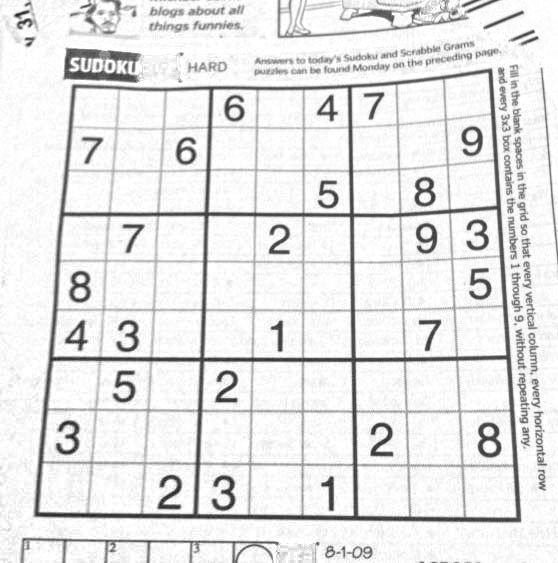
#> input picture 2_Computer_Science/Pattern_Recognition/hw/Homework1/images/sudoku.png, 558 x 563 px
$ python code.py   (older library calls are emulated)
#> lines starting #> are read from the running program, lines starting #| are printed output that depends on the picture; after the words box and inside, x2 and y2 are one past the last pixel; in counts of white or black regions, pixels touching at a corner belong together
import cv2
import numpy as np
from skimage.feature import hog


def harris_corner_detection(img_path):
    img = cv2.imread(img_path)
    gray = cv2.cvtColor(img, cv2.COLOR_BGR2GRAY)

    Ix = cv2.Sobel(gray, cv2.CV_64F, 1, 0, ksize=3)
    Iy = cv2.Sobel(gray, cv2.CV_64F, 0, 1, ksize=3)

    window_size = 3
    k = 0.04 # Harris parameter α

    Ix2 = cv2.GaussianBlur(Ix**2, (window_size, window_size), 0)
    Iy2 = cv2.GaussianBlur(Iy**2, (window_size, window_size), 0)
    Ixy = cv2.GaussianBlur(Ix * Iy, (window_size, window_size), 0)

    det = Ix2 * Iy2 - Ixy**2
    trace = Ix2 + Iy2
    R = det - k * trace**2

    threshold = 0.01 * R.max()
    R[R < threshold] = 0
    R = cv2.dilate(R, None)
    keypoints = np.argwhere(R > 0)
    return keypoints

def draw_keypoints(img_path, keypoints):
    img = cv2.imread(img_path)
    output = img.copy()
    for y, x in keypoints:
        cv2.circle(output, (x, y), 1, (0, 0, 255), -1)
    return output


def match_sift_features(img1_path, img2_path):
    img1 = cv2.imread(img1_path)
    img2 = cv2.imread(img2_path)
    gray1 = cv2.cvtColor(img1, cv2.COLOR_BGR2GRAY)
    gray2 = cv2.cvtColor(img2, cv2.COLOR_BGR2GRAY)

    sift = cv2.SIFT_create()
    keypoints1, descriptors1 = sift.detectAndCompute(gray1, None)
    keypoints2, descriptors2 = sift.detectAndCompute(gray2, None)

    bf = cv2.BFMatcher(cv2.NORM_L2, crossCheck=True)
    matches = bf.match(descriptors1, descriptors2)

    matches = sorted(matches, key=lambda x: x.distance)

    match_img = cv2.drawMatches(img1, keypoints1, img2, keypoints2, matches[:50], None, flags=cv2.DrawMatchesFlags_NOT_DRAW_SINGLE_POINTS)

    return keypoints1, keypoints2, descriptors1, descriptors2, matches, match_img

def match_hog_features(img1_path, img2_path):
    img1 = cv2.imread(img1_path)
    img2 = cv2.imread(img2_path)
    gray1 = cv2.cvtColor(img1, cv2.COLOR_BGR2GRAY)
    gray2 = cv2.cvtColor(img2, cv2.COLOR_BGR2GRAY)

    # detector = cv2.SIFT_create(nfeatures=100)
    detector = cv2.SIFT_create()
    keypoints1 = detector.detect(gray1, None)
    keypoints2 = detector.detect(gray2, None)

    hog_params = dict(orientations=8, pixels_per_cell=(4, 4), cells_per_block=(2, 2), visualize=False)

    def compute_hog_descriptors(image, keypoints, params):
        descriptors = []
        valid_kps = []
        for kp in keypoints:
            x, y = int(kp.pt[0]), int(kp.pt[1])
            if 8 <= x < image.shape[1]-8 and 8 <= y < image.shape[0]-8:
                window = image[y-8:y+8, x-8:x+8]
                desc = hog(window, **params)
                descriptors.append(desc)
                valid_kps.append(kp)
        return np.array(descriptors, dtype=np.float32), valid_kps

    descriptors1, valid_keypoints1 = compute_hog_descriptors(gray1, keypoints1, hog_params)
    descriptors2, valid_keypoints2 = compute_hog_descriptors(gray2, keypoints2, hog_params)

    bf = cv2.BFMatcher(cv2.NORM_L2, crossCheck=True)
    matches = bf.match(descriptors1, descriptors2)
    matches = sorted(matches, key=lambda x: x.distance)

    match_img = cv2.drawMatches(img1, valid_keypoints1, img2, valid_keypoints2,
                               matches[:50], None,
                               flags=cv2.DrawMatchesFlags_NOT_DRAW_SINGLE_POINTS)

    return valid_keypoints1, valid_keypoints2, descriptors1, descriptors2, matches, match_img

def stitch_images_with_ransac(img1, keypoints1, img2, keypoints2, matches):
    src_pts = np.float32([keypoints1[m.queryIdx].pt for m in matches]).reshape(-1, 1, 2)
    dst_pts = np.float32([keypoints2[m.trainIdx].pt for m in matches]).reshape(-1, 1, 2)

    M, mask = cv2.findHomography(src_pts, dst_pts, cv2.RANSAC, 5.0)

    h1, w1 = img1.shape[:2]
    h2, w2 = img2.shape[:2]

    pts = np.float32([[0, 0], [0, h1-1], [w1-1, h1-1], [w1-1, 0]]).reshape(-1, 1, 2)
    dst = cv2.perspectiveTransform(pts, M)

    min_x = min(0, dst[0][0][0], dst[1][0][0], dst[2][0][0], dst[3][0][0])
    min_y = min(0, dst[0][0][1], dst[1][0][1], dst[2][0][1], dst[3][0][1])
    max_x = max(w2, dst[0][0][0], dst[1][0][0], dst[2][0][0], dst[3][0][0])
    max_y = max(h2, dst[0][0][1], dst[1][0][1], dst[2][0][1], dst[3][0][1])

    translation_matrix = np.array([
        [1, 0, -min_x],
        [0, 1, -min_y],
        [0, 0, 1]
    ])
    M_translated = translation_matrix.dot(M)

    stitched_width = int(max_x - min_x)
    stitched_height = int(max_y - min_y)
    stitched_img = np.zeros((stitched_height, stitched_width, 3), dtype=np.uint8)

    cv2.warpPerspective(img1, M_translated, (stitched_width, stitched_height), stitched_img)

    stitched_img[-int(min_y):h2-int(min_y), -int(min_x):w2-int(min_x)] = img2

    return stitched_img

def stitch_multiple_images(image_paths):
    result = cv2.imread(image_paths[0])

    for i in range(1, len(image_paths)):
        img = cv2.imread(image_paths[i])

        sift = cv2.SIFT_create()

        gray_result = cv2.cvtColor(result, cv2.COLOR_BGR2GRAY)
        gray_img = cv2.cvtColor(img, cv2.COLOR_BGR2GRAY)

        keypoints1, descriptors1 = sift.detectAndCompute(gray_result, None)
        keypoints2, descriptors2 = sift.detectAndCompute(gray_img, None)

        FLANN_INDEX_KDTREE = 1
        index_params = dict(algorithm=FLANN_INDEX_KDTREE, trees=5)
        search_params = dict(checks=50)
        flann = cv2.FlannBasedMatcher(index_params, search_params)

        matches = flann.knnMatch(descriptors1, descriptors2, k=2)

        good_matches = []
        for m, n in matches:
            if m.distance < 0.7 * n.distance:
                good_matches.append(m)

        if len(good_matches) > 10:
            src_pts = np.float32([keypoints1[m.queryIdx].pt for m in good_matches]).reshape(-1, 1, 2)
            dst_pts = np.float32([keypoints2[m.trainIdx].pt for m in good_matches]).reshape(-1, 1, 2)

            M, mask = cv2.findHomography(src_pts, dst_pts, cv2.RANSAC, 5.0)

            h1, w1 = result.shape[:2]
            h2, w2 = img.shape[:2]

            pts = np.float32([[0, 0], [0, h1-1], [w1-1, h1-1], [w1-1, 0]]).reshape(-1, 1, 2)
            dst = cv2.perspectiveTransform(pts, M)

            min_x = min(0, dst[0][0][0], dst[1][0][0], dst[2][0][0], dst[3][0][0])
            min_y = min(0, dst[0][0][1], dst[1][0][1], dst[2][0][1], dst[3][0][1])
            max_x = max(w2, dst[0][0][0], dst[1][0][0], dst[2][0][0], dst[3][0][0])
            max_y = max(h2, dst[0][0][1], dst[1][0][1], dst[2][0][1], dst[3][0][1])

            translation_matrix = np.array([
                [1, 0, -min_x],
                [0, 1, -min_y],
                [0, 0, 1]
            ])
            M_translated = translation_matrix.dot(M)

            stitched_width = int(max_x - min_x)
            stitched_height = int(max_y - min_y)
            stitched_img = np.zeros((stitched_height, stitched_width, 3), dtype=np.uint8)

            cv2.warpPerspective(result, M_translated, (stitched_width, stitched_height), stitched_img)

            stitched_img[-int(min_y):h2-int(min_y), -int(min_x):w2-int(min_x)] = img

            result = stitched_img

    return result


if __name__ == '__main__':
    import os
    import time

    os.makedirs('results', exist_ok=True)

    # 1. Harris corner detection
    suduku_img_path = 'images/sudoku.png'
    suduku_keypoints = harris_corner_detection(suduku_img_path)
#> in harris_corner_detection, img is the input picture: shape (563, 558, 3); min 27, max 255, mean 229.5
#> in harris_corner_detection, `threshold = 0.01 * R.max()`: threshold = 107250832.4
#> in harris_corner_detection, `keypoints = np.argwhere(R > 0)`: keypoints = 29995 pairs, first value 0 to 562, second value 12 to 548
#> suduku_keypoints has the same summary as keypoints in harris_corner_detection
    suduku_output = draw_keypoints(suduku_img_path, suduku_keypoints)
#> the loop in draw_keypoints, `for y, x in keypoints:` made 29995 passes
#> x on passes 1 to 3: 26, 27, 28
#> after the loop in draw_keypoints, `for y, x in keypoints:`: output: shape (563, 558, 3); 13.31% of pixels changed, all inside (x1, y1, x2, y2) = (11, 0, 550, 563)
    cv2.imwrite('results/sudoku_keypoints.png', suduku_output)

    uttower1_img_path = 'images/uttower1.jpg'
    uttower1_keypoints = harris_corner_detection(uttower1_img_path)
#> call 2 of harris_corner_detection, with img_path = 'images/uttower1.jpg'
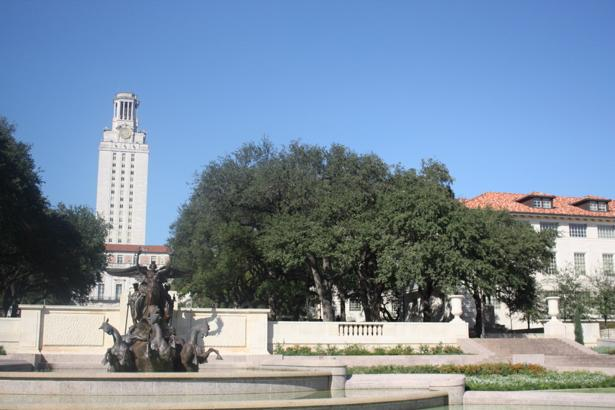
#> input picture 2_Computer_Science/Pattern_Recognition/hw/Homework1/images/uttower1.jpg, 615 x 410 px
#> in harris_corner_detection, img is the input picture: shape (410, 615, 3); mean B, G, R 159, 140, 121.9
#> in harris_corner_detection (call 2), `threshold = 0.01 * R.max()`: threshold = 197532252.7
#> in harris_corner_detection (call 2), `keypoints = np.argwhere(R > 0)`: keypoints = 21429 pairs, first value 93 to 407, second value 0 to 614
#> uttower1_keypoints has the same summary as keypoints in harris_corner_detection
    uttower1_output = draw_keypoints(uttower1_img_path, uttower1_keypoints)
#> the loop in draw_keypoints (call 2), `for y, x in keypoints:` made 21429 passes
#> (y, x) on passes 1 to 3: (93, 129), (93, 130), (93, 131)
#> after the loop in draw_keypoints (call 2), `for y, x in keypoints:`: output: shape (410, 615, 3); 12.48% of pixels changed, all inside (x1, y1, x2, y2) = (0, 92, 615, 409)
    cv2.imwrite('results/uttower1_keypoints.png', uttower1_output)

    uttower2_img_path = 'images/uttower2.jpg'
    uttower2_keypoints = harris_corner_detection(uttower2_img_path)
#> call 3 of harris_corner_detection, with img_path = 'images/uttower2.jpg'
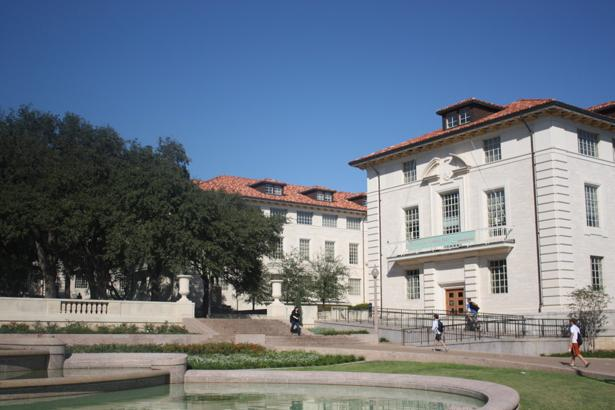
#> input picture 2_Computer_Science/Pattern_Recognition/hw/Homework1/images/uttower2.jpg, 615 x 410 px
#> in harris_corner_detection, img is the input picture: shape (410, 615, 3); mean B, G, R 132.1, 118.9, 107.7
#> in harris_corner_detection (call 3), `threshold = 0.01 * R.max()`: threshold = 183399405.1
#> in harris_corner_detection (call 3), `keypoints = np.argwhere(R > 0)`: keypoints = 21488 pairs, first value 97 to 409, second value 0 to 614
#> uttower2_keypoints has the same summary as keypoints in harris_corner_detection
    uttower2_output = draw_keypoints(uttower2_img_path, uttower2_keypoints)
#> call 3 of draw_keypoints, with img_path = 'images/uttower2.jpg', keypoints = array of shape (21488, 2)
#> the loop in draw_keypoints (call 3), `for y, x in keypoints:` made 21488 passes
#> (y, x) on passes 1 to 3: (97, 470), (97, 471), (97, 472)
#> after the loop in draw_keypoints (call 3), `for y, x in keypoints:`:
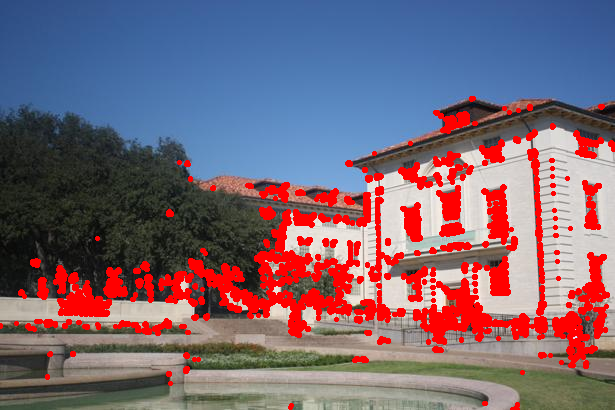
#> output: shape (410, 615, 3); 12.45% of pixels changed, all inside (x1, y1, x2, y2) = (0, 96, 615, 410)
    cv2.imwrite('results/uttower2_keypoints.png', uttower2_output)

    # 2. SIFT and HOG feature matching
    uttower1_path = 'images/uttower1.jpg'
    uttower2_path = 'images/uttower2.jpg'

    # SIFT feature matching
    start_time = time.time()
    kp1_sift, kp2_sift, desc1_sift, desc2_sift, matches_sift, match_img_sift = match_sift_features(uttower1_path, uttower2_path)
#> in match_sift_features, `keypoints1, descriptors1 = sift.detectAndCompute(gray1, None)`: keypoints1 = 1970 keypoints; strongest (x, y, size): (386, 315, 1.9), (419, 300, 2.1), (541, 330, 4.2), (372, 326, 1.9)
#> in match_sift_features, `keypoints2, descriptors2 = sift.detectAndCompute(gray2, None)`: keypoints2 = 1592 keypoints; strongest (x, y, size): (575, 330, 5.8), (264, 312, 4.1), (474, 307, 5.3), (79, 297, 3.2)
#> in match_sift_features, `matches = bf.match(descriptors1, descriptors2)`: matches = 692 matches
#> kp1_sift has the same summary as keypoints1 in match_sift_features; kp2_sift has the same summary as keypoints2 in match_sift_features; matches_sift = 692 matches
    end_time = time.time()
    print(f"SIFT feature matching time: {end_time - start_time} seconds")
    if match_img_sift is not None:
        cv2.imwrite('results/uttower_match_sift.png', match_img_sift)

    # HOG feature matching
    start_time = time.time()
    kp1_hog, kp2_hog, desc1_hog, desc2_hog, matches_hog, match_img_hog = match_hog_features(uttower1_path, uttower2_path)
#> the loop in compute_hog_descriptors, `for kp in keypoints:` made 1970 passes
#> (kp, x, y) on passes 1 to 3: (keypoint at (3.1, 121.3), size 2, 3, 121), (keypoint at (4, 353.3), size 2.9, 3, 353), (keypoint at (5.4, 315.9), size 1.8, 5, 315)
#> after the loop in compute_hog_descriptors, `for kp in keypoints:`: descriptors = 1945 items; valid_kps = 1945 keypoints; strongest (x, y, size): (386, 315, 1.9), (419, 300, 2.1), (541, 330, 4.2), (372, 326, 1.9)
#> in match_hog_features, `descriptors1, valid_keypoints1 = compute_hog_descriptors(gray1, keypoi..`: valid_keypoints1 has the same summary as valid_kps in compute_hog_descriptors
#> the loop in compute_hog_descriptors (call 2), `for kp in keypoints:` made 1592 passes
#> (kp, x, y) on passes 1 to 3: (keypoint at (2.3, 385.9), size 2.2, 2, 385), (keypoint at (3.4, 396.3), size 3.1, 3, 396), (keypoint at (3.6, 325.8), size 2.4, 3, 325)
#> after the loop in compute_hog_descriptors (call 2), `for kp in keypoints:`: descriptors = 1573 items; valid_kps = 1573 keypoints; strongest (x, y, size): (575, 330, 5.8), (264, 312, 4.1), (474, 307, 5.3), (79, 297, 3.2)
#> in match_hog_features, `descriptors2, valid_keypoints2 = compute_hog_descriptors(gray2, keypoi..`: valid_keypoints2 has the same summary as valid_kps in compute_hog_descriptors
#> in match_hog_features, `matches = bf.match(descriptors1, descriptors2)`: matches = 461 matches
#> kp1_hog = 1945 keypoints; strongest (x, y, size): (386, 315, 1.9), (419, 300, 2.1), (541, 330, 4.2), (372, 326, 1.9); kp2_hog has the same summary as valid_kps in compute_hog_descriptors; matches_hog = 461 matches
    end_time = time.time()
    print(f"HOG feature matching time: {end_time - start_time} seconds")
    if match_img_hog is not None:
        cv2.imwrite('results/uttower_match_hog.png', match_img_hog)

    # 3. Image stitching
    img1 = cv2.imread(uttower1_path)
    img2 = cv2.imread(uttower2_path)

    # SIFT + RANSAC stitching
    start_time = time.time()
    if matches_sift and len(matches_sift) > 10:
        stitched_img_sift = stitch_images_with_ransac(img1, kp1_sift, img2, kp2_sift, matches_sift[:50])
#> in stitch_images_with_ransac, `src_pts = np.float32([keypoints1[m.queryIdx].pt for m in matches]).res..`: src_pts = 50 rows, first 8: [592.5, 218.2], [554.1, 197], [523.7, 378.3], [410.7, 304], [531.1, 281.2], [393.3, 352.5], [501.5, 380], [587.5, 208.5]
#> in stitch_images_with_ransac, `dst_pts = np.float32([keypoints2[m.trainIdx].pt for m in matches]).res..`: dst_pts = 50 rows, first 8: [318.2, 207.2], [284.9, 184.7], [244.2, 357.3], [139.2, 282.5], [258.5, 264.1], [117.5, 330.8], [223.1, 358.9], [314.5, 197.8]
#> in stitch_images_with_ransac, `M, mask = cv2.findHomography(src_pts, dst_pts, cv2.RANSAC, 5.0)`: M = [[1.31, -0.0764, -347], [0.174, 1.23, -103.2], [0.00048, 3.87e-05, 1]]; mask = 50 values, max 1 at index 0, min 0 at index 32, mean 0.98
#> in stitch_images_with_ransac, `dst = cv2.perspectiveTransform(pts, M)`: dst = [[-347, -103.2], [-372.3, 392.7], [324.4, 386], [352.5, 2.91]]
#> in stitch_images_with_ransac, `min_x = min(0, dst[0][0][0], dst[1][0][0], dst[2][0][0], dst[3][0][0])`: min_x = -372.3
#> in stitch_images_with_ransac, `min_y = min(0, dst[0][0][1], dst[1][0][1], dst[2][0][1], dst[3][0][1])`: min_y = -103.2
#> in stitch_images_with_ransac, `max_x = max(w2, dst[0][0][0], dst[1][0][0], dst[2][0][0], dst[3][0][0])`: max_x = 615
#> in stitch_images_with_ransac, `max_y = max(h2, dst[0][0][1], dst[1][0][1], dst[2][0][1], dst[3][0][1])`: max_y = 410
#> in stitch_images_with_ransac, `translation_matrix = np.array([ [1, 0, -min_x], [0, 1, -min_y], [0, 0,..`: translation_matrix = [[1, 0, 372.3], [0, 1, 103.2], [0, 0, 1]]
#> in stitch_images_with_ransac, `M_translated = translation_matrix.dot(M)`: M_translated = [[1.49, -0.062, 25.34], [0.224, 1.23, -1.62e-06], [0.00048, 3.87e-05, 1]]
#> in stitch_images_with_ransac, `stitched_width = int(max_x - min_x)`: stitched_width = 987
#> in stitch_images_with_ransac, `stitched_height = int(max_y - min_y)`: stitched_height = 513
#> in stitch_images_with_ransac, `stitched_img[-int(min_y):h2-int(min_y), -int(min_x):w2-int(min_x)] = i..`:
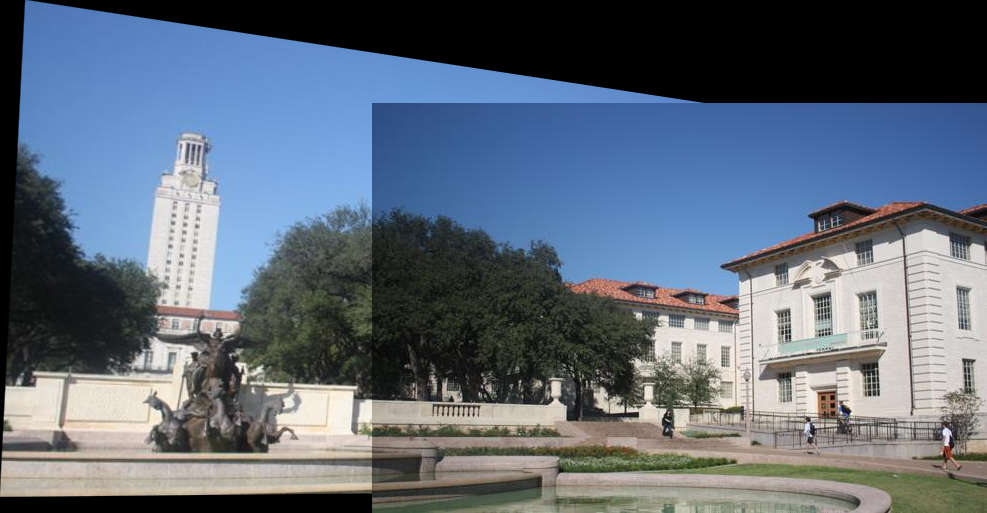
#> stitched_img: shape (513, 987, 3); mean B, G, R 121.4, 107.1, 95
        cv2.imwrite('results/uttower_stitching_sift.png', stitched_img_sift)
    end_time = time.time()
    print(f"SIFT + RANSAC stitching time: {end_time - start_time} seconds")

    # HOG + RANSAC stitching
    start_time = time.time()
    if matches_hog and len(matches_hog) > 10:
        stitched_img_hog = stitch_images_with_ransac(img1, kp1_hog, img2, kp2_hog, matches_hog[:50])
#> in stitch_images_with_ransac (call 2), `src_pts = np.float32([keypoints1[m.queryIdx].pt for m in matches]).res..`: src_pts = 50 rows, first 8: [323.9, 371.1], [285.1, 373.6], [428.7, 372], [333.3, 371.3], [375.1, 388.5], [303.9, 377], [597.4, 391.4], [575.8, 204.4]
#> in stitch_images_with_ransac (call 2), `dst_pts = np.float32([keypoints2[m.trainIdx].pt for m in matches]).res..`: dst_pts = 50 rows, first 8: [41.23, 349.4], [18.36, 398.6], [151.8, 351.3], [51.39, 350], [95.13, 367.9], [46.53, 399.5], [311.2, 369.4], [305.1, 193.1]
        cv2.imwrite('results/uttower_stitching_hog.png', stitched_img_hog)
    end_time = time.time()
    print(f"HOG + RANSAC stitching time: {end_time - start_time} seconds")

    # 4. Multi-image stitching (Yosemite images)
    yosemite_paths = [
        'images/yosemite1.jpg',
        'images/yosemite2.jpg',
        'images/yosemite3.jpg',
        'images/yosemite4.jpg'
    ]

    yosemite_stitched = stitch_multiple_images(yosemite_paths)
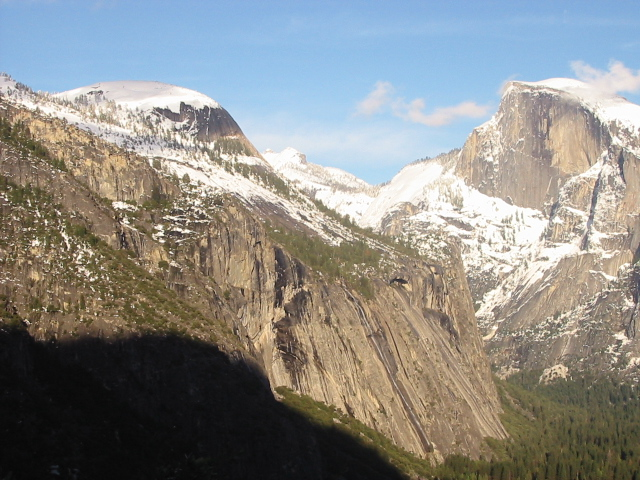
#> input picture 2_Computer_Science/Pattern_Recognition/hw/Homework1/images/yosemite1.jpg, 640 x 480 px
#> in stitch_multiple_images, result is the input picture: shape (480, 640, 3); mean B, G, R 135.4, 139.3, 139.5
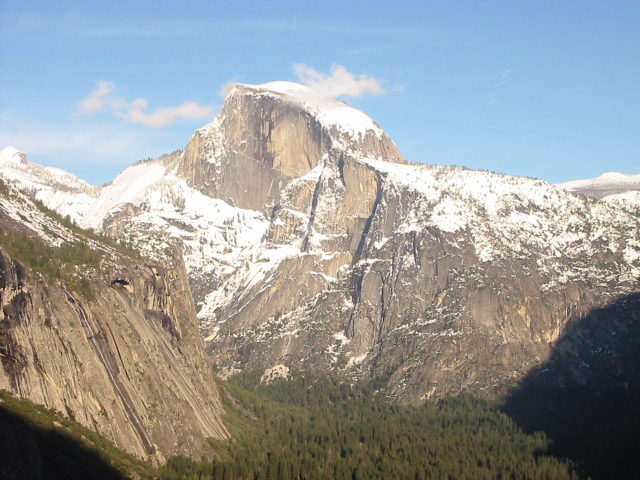
#> input picture 2_Computer_Science/Pattern_Recognition/hw/Homework1/images/yosemite2.jpg, 640 x 480 px
#> in stitch_multiple_images, img is the input picture: shape (480, 640, 3); mean B, G, R 155.6, 155.5, 151.7
#> in stitch_multiple_images, `gray_result = cv2.cvtColor(result, cv2.COLOR_BGR2GRAY)`:
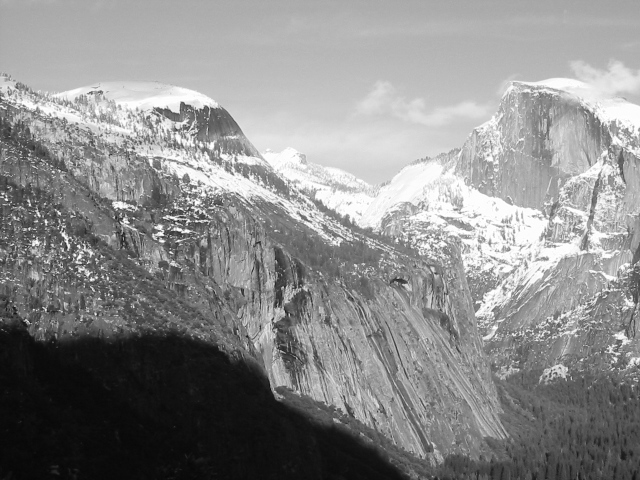
#> gray_result: shape (480, 640); min 6, max 255, mean 138.9
#> in stitch_multiple_images, `keypoints1, descriptors1 = sift.detectAndCompute(gray_result, None)`: keypoints1 = 2504 keypoints; strongest (x, y, size): (6, 199, 1.9), (78, 246, 2.1), (74, 255, 1.9), (46, 222, 2.2)
#> in stitch_multiple_images, `keypoints2, descriptors2 = sift.detectAndCompute(gray_img, None)`: keypoints2 = 2343 keypoints; strongest (x, y, size): (604, 239, 2.2), (545, 197, 2.2), (573, 230, 1.9), (118, 241, 2.2)
#> in stitch_multiple_images, `matches = flann.knnMatch(descriptors1, descriptors2, k=2)`: matches = 2504 matches
#> after the loop in stitch_multiple_images, `for m, n in matches:`: good_matches = 913 matches
#> in stitch_multiple_images, `src_pts = np.float32([keypoints1[m.queryIdx].pt for m in good_matches]..`: src_pts = 913 rows, first 8: [89.08, 353.8], [288.9, 181.4], [289.1, 385], [289.4, 209.7], [289.4, 349], [289.4, 324.7], [289.7, 217.8], [290.7, 193]
#> in stitch_multiple_images, `dst_pts = np.float32([keypoints2[m.trainIdx].pt for m in good_matches]..`: dst_pts = 913 rows, first 8: [559.6, 355.5], [8.55, 180.8], [8.17, 388.2], [8.94, 209.9], [8.48, 351.4], [8.42, 327], [9.1, 218], [10.32, 192.8]
#> in stitch_multiple_images, `M, mask = cv2.findHomography(src_pts, dst_pts, cv2.RANSAC, 5.0)`: M = [[1.07, -0.00133, -299.2], [0.0274, 1.05, -11.07], [0.000101, 1.27e-06, 1]]; mask = 913 values, max 1 at index 1, min 0 at index 0, mean 0.998
#> in stitch_multiple_images, `dst = cv2.perspectiveTransform(pts, M)`: dst = [[-299.2, -11.07], [-299.6, 489.6], [357.7, 476.4], [358.5, 6.04]]
#> in stitch_multiple_images, `min_x = min(0, dst[0][0][0], dst[1][0][0], dst[2][0][0], dst[3][0][0])`: min_x = -299.6
#> in stitch_multiple_images, `min_y = min(0, dst[0][0][1], dst[1][0][1], dst[2][0][1], dst[3][0][1])`: min_y = -11.07
#> in stitch_multiple_images, `max_x = max(w2, dst[0][0][0], dst[1][0][0], dst[2][0][0], dst[3][0][0])`: max_x = 640
#> in stitch_multiple_images, `max_y = max(h2, dst[0][0][1], dst[1][0][1], dst[2][0][1], dst[3][0][1])`: max_y = 489.6
#> in stitch_multiple_images, `translation_matrix = np.array([ [1, 0, -min_x], [0, 1, -min_y], [0, 0,..`: translation_matrix = [[1, 0, 299.6], [0, 1, 11.07], [0, 0, 1]]
#> in stitch_multiple_images, `M_translated = translation_matrix.dot(M)`: M_translated = [[1.1, -0.000945, 0.453], [0.0285, 1.05, 1.7e-07], [0.000101, 1.27e-06, 1]]
#> in stitch_multiple_images, `stitched_width = int(max_x - min_x)`: stitched_width = 939
#> in stitch_multiple_images, `stitched_height = int(max_y - min_y)`: stitched_height = 500
#> (the run stopped early here; a loop or call above may not have finished)
